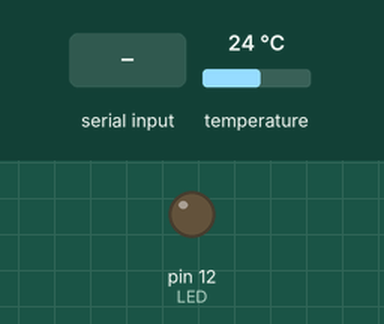
A sketch run on a simulated Arduino Uno, built with avr-gcc and run on an emulated ATmega328P. Parts: output pins drawn as LEDs (lit = HIGH). Inputs (shaded band) come from the test bench; at power-on: temperature 24 °C. What the sketch prints to the serial monitor is not drawn.

Above: at 2.3 s.
2.4 s: "1" received over the second serial link
At 4.3 s:
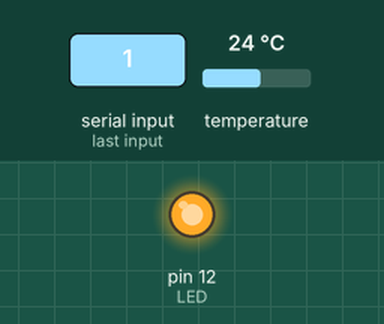
4.6 s: "2" received over the second serial link
At 6.0 s:
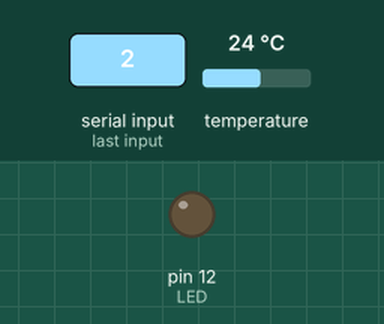
Timing chart, 0 to 7.6 s (numbered marks = the images above; inputs shaded):
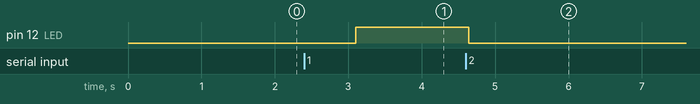

The sketch:

APP_temp_led.ino
```cpp
/*
  Fundacion Kinal
  Centro educativo tecnico laboral Kinal
  Perito en Electronica
  Seccion: A
  Curso: Taller de electronica digital y reparacion de computadoras I
  Alumno: David Alfredo del Cid Rodríguez
  Carnet: 2022482
  Proyecto:app
*/
#include <SoftwareSerial.h>
#include <OneWire.h>
#include <DallasTemperature.h>
//Constructores
OneWire ourWire(2);                //Se establece el pin 2  como bus OneWire
DallasTemperature sensors(&ourWire); //Se declara una variable u objeto para nuestro sensor

int Tx = 7;
int Rx = 8;
SoftwareSerial BT(Tx, Rx);

char letra;
int LED  =  12;

void setup()
{
  pinMode(LED, OUTPUT);
  BT.begin(9600);
  //
  Serial.begin(9600);
  sensors.begin();   //Se inicia el sensor

}

void loop()
{

  if (BT.available())
    letra = BT.read();
  if (letra == '1')
  {
    digitalWrite(LED, 1);
  }
  if (letra == '2')
  {
    digitalWrite(LED, 0);
  }
  //
  sensors.requestTemperatures();   //Se envía el comando para leer la temperatura
  float tempC = sensors.getTempCByIndex(0); //Se obtiene la temperatura en ºC
  Serial.print(tempC);
  BT.print(tempC);
  BT.print(";");

}
```

Measured:
- after the input at 2.4 s, pin 12 (LED): LOW → HIGH after 0.70 s
- after the input at 4.6 s, pin 12 (LED): HIGH → LOW at once
